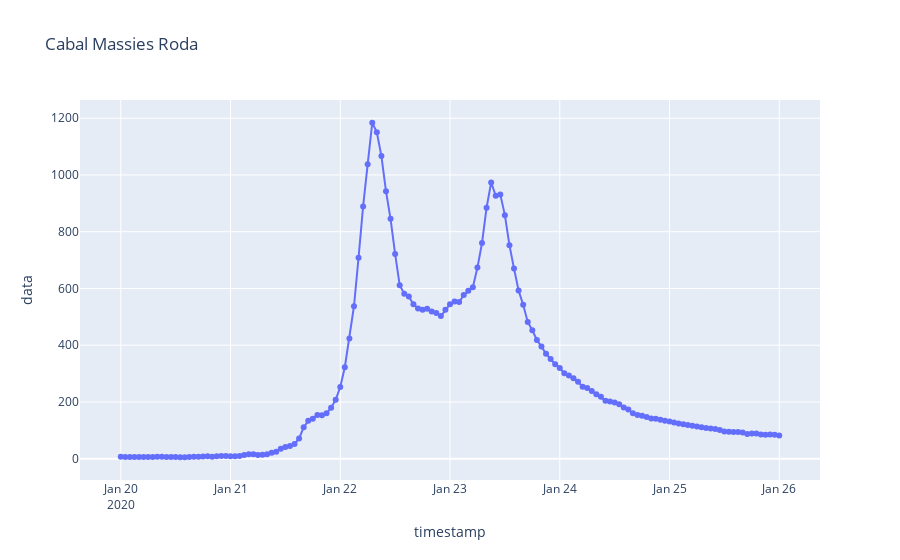
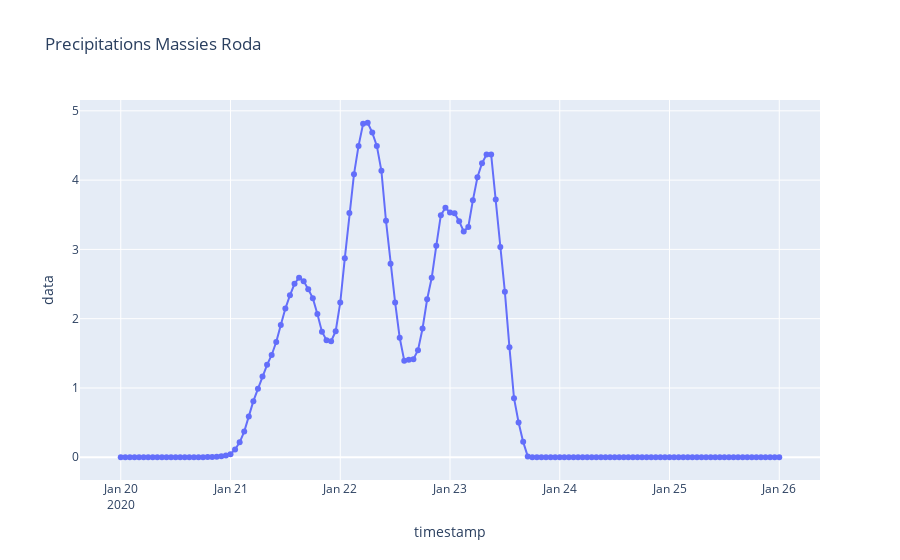

The notebook cell these images were saved under, in order:
### Code cell
fig = px.line(alt2, x="timestamp", y="data", markers=True, title='Cabal Massies Roda')
fig2 = px.line(altPrep2, x="timestamp", y="data", markers=True, title="Precipitations Massies Roda")
fig.show()
fig2.show()

### Figure 1 — Plotly figure (JSON) as saved in the notebook; plotly's stock layout.template omitted (floating-point values rounded to 4 significant figures; data arrays with more than 128 entries replaced by an {"elided": "..."} marker saying what was removed)
{"data": [{"hovertemplate": "timestamp=%{x}<br>data=%{y}<extra></extra>", "legendgroup": "", "line": {"color": "#636efa", "dash": "solid"}, "marker": {"symbol": "circle"}, "mode": "markers+lines", "name": "", "orientation": "v", "showlegend": false, "type": "scatter", "x": {"elided": "145 str values"}, "xaxis": "x", "y": {"elided": "145 float values"}, "yaxis": "y"}], "layout": {"legend": {"tracegroupgap": 0}, "title": {"text": "Cabal Massies Roda"}, "xaxis": {"anchor": "y", "domain": [0, 1], "title": {"text": "timestamp"}}, "yaxis": {"anchor": "x", "domain": [0, 1], "title": {"text": "data"}}}}

### Figure 2 — Plotly figure (JSON) as saved in the notebook; plotly's stock layout.template omitted (floating-point values rounded to 4 significant figures; data arrays with more than 128 entries replaced by an {"elided": "..."} marker saying what was removed)
{"data": [{"hovertemplate": "timestamp=%{x}<br>data=%{y}<extra></extra>", "legendgroup": "", "line": {"color": "#636efa", "dash": "solid"}, "marker": {"symbol": "circle"}, "mode": "markers+lines", "name": "", "orientation": "v", "showlegend": false, "type": "scatter", "x": {"elided": "145 str values"}, "xaxis": "x", "y": {"elided": "145 float values"}, "yaxis": "y"}], "layout": {"legend": {"tracegroupgap": 0}, "title": {"text": "Precipitations Massies Roda"}, "xaxis": {"anchor": "y", "domain": [0, 1], "title": {"text": "timestamp"}}, "yaxis": {"anchor": "x", "domain": [0, 1], "title": {"text": "data"}}}}
